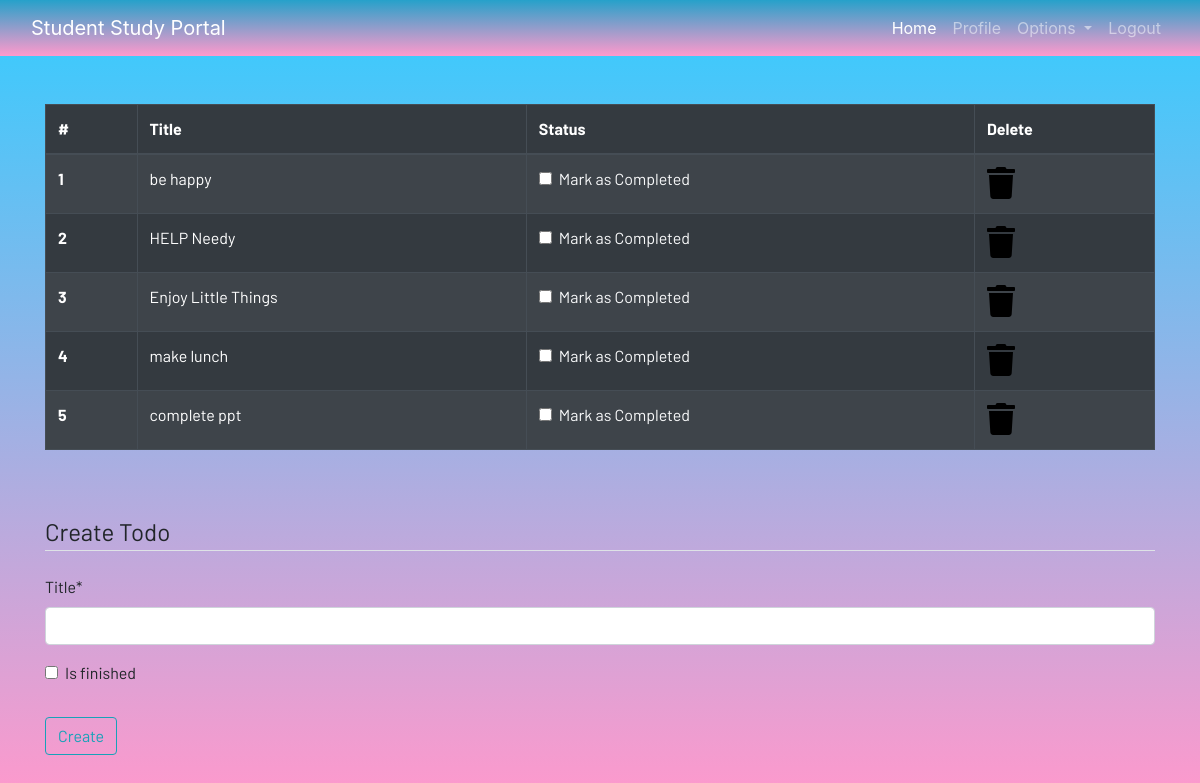
The app's page /todo (signed in) with its own data.
### dashboard/models.py (models this page shows, shortened)
class Todo(models.Model):
        user = models.ForeignKey(User,on_delete= models.CASCADE)
        title = models.CharField(max_length=100)
        is_finished = models.BooleanField(default=False)

### dashboard/views.py (the view)
# urls.py: path('todo',views.todo,name="todo"),
@login_required
def todo(request):
    if request.method == "POST":
        form = TodoForm(request.POST)
        if form.is_valid():
            try:
                finished = request.POST['is_finished']
                if finished == 'on':
                    finished = True
                else:
                    finished = False
            except:
                finished = False
            todos = Todo(
                user = request.user,
                title = request.POST['title'],
                is_finished = finished
            )
            todos.save()
            messages.success(request,f"Todo Added from {request.user.username}!!")
    else:
        form = TodoForm()
    todo = Todo.objects.filter(user=request.user)
    if len(todo) == 0:
        todos_done = True
    else:
        todos_done = False
    context = {
        'form':form,
        'todos':todo,
        'todos_done':todos_done
    }
    return render(request,"dashboard/todo.html",context)

### dashboard/forms.py
class TodoForm(forms.ModelForm):
    class Meta:
        model = Todo
        fields = ['title','is_finished']

### dashboard/templates/dashboard/todo.html (shortened to what this page needs)
{% extends 'dashboard/base.html' %}
{% load crispy_forms_tags %}
{% load static %}
{% block content %}
<div class="container">
    {% if not todos_done %}
    <table class="table table-striped table-bordered table-hover table-dark">
        <thead>
            <tr>
                <th scope="col">#</th>
                <th scope="col">Title</th>
                <th scope="col">Status</th>
                <th scope="col">Delete</th>
            </tr>
        </thead>
        <tbody>
            {% for todo in todos  %}
            <tr>
                <th scope="row">{{forloop.counter}}</th>
                <td>{{todo.title}}</td>
                <td>
                    <a href=" {% url 'update-todo' todo.id %}">
                        <div class="form-check">
                        {% if todo.is_finished == True %}
                            <input class="form-check-input" type="checkbox" value="" checked>
                            {% else %}
                            <input class="form-check-input" type="checkbox" value="">
                            {% endif %}
                            <label class="form-check-label text-light" for="flexCheckDefault">
                                Mark as Completed
                            </label>
                        </div>
                    </a>
                </td>
                <td><a href="{% url 'delete-todo' todo.id %}"><i class="fa fa-trash fa-2x"></i></a></td>
            </tr>
             {% endfor %}
        </tbody>
    </table>
    {% else %}
    <h4>All tasks have been done!! create to add more</h4>
    {% endif %}
</div><br><br>
<div class="container">
    <form method="POST">
        <fieldset class="form-group">
            <legend class="border-bottom mb-4">Create Todo</legend>
            {{form|crispy}}
        </fieldset>
        <div class="form-group">
            <button href="" class="btn btn-outline-info" type="submit">
                Create
            </button>
        </div>
    </form>
</div>
{% endblock content %}

### static/css/main.css (style rules this page uses)
html { scroll-behavior: smooth; height: 100%; width: 100%; }
a { text-decoration: none !important; color: black; }
html, body { max-width: 100%; overflow-x: hidden; height: 100%; width: 100%; }
body { background: linear-gradient(to bottom, #33ccff 0%, #ff99cc 100%); background: linear-gradient(to bottom, #33ccff 0%, #ff99cc 100%); overflow-x: hidden; background-repeat: no-repeat; }
.fa { color: black; }

### records on screen
Todo: title "be happy"
Todo: title "HELP Needy"
Todo: title "Enjoy Little Things"
Todo: title "make lunch"
Todo: title "complete ppt"
